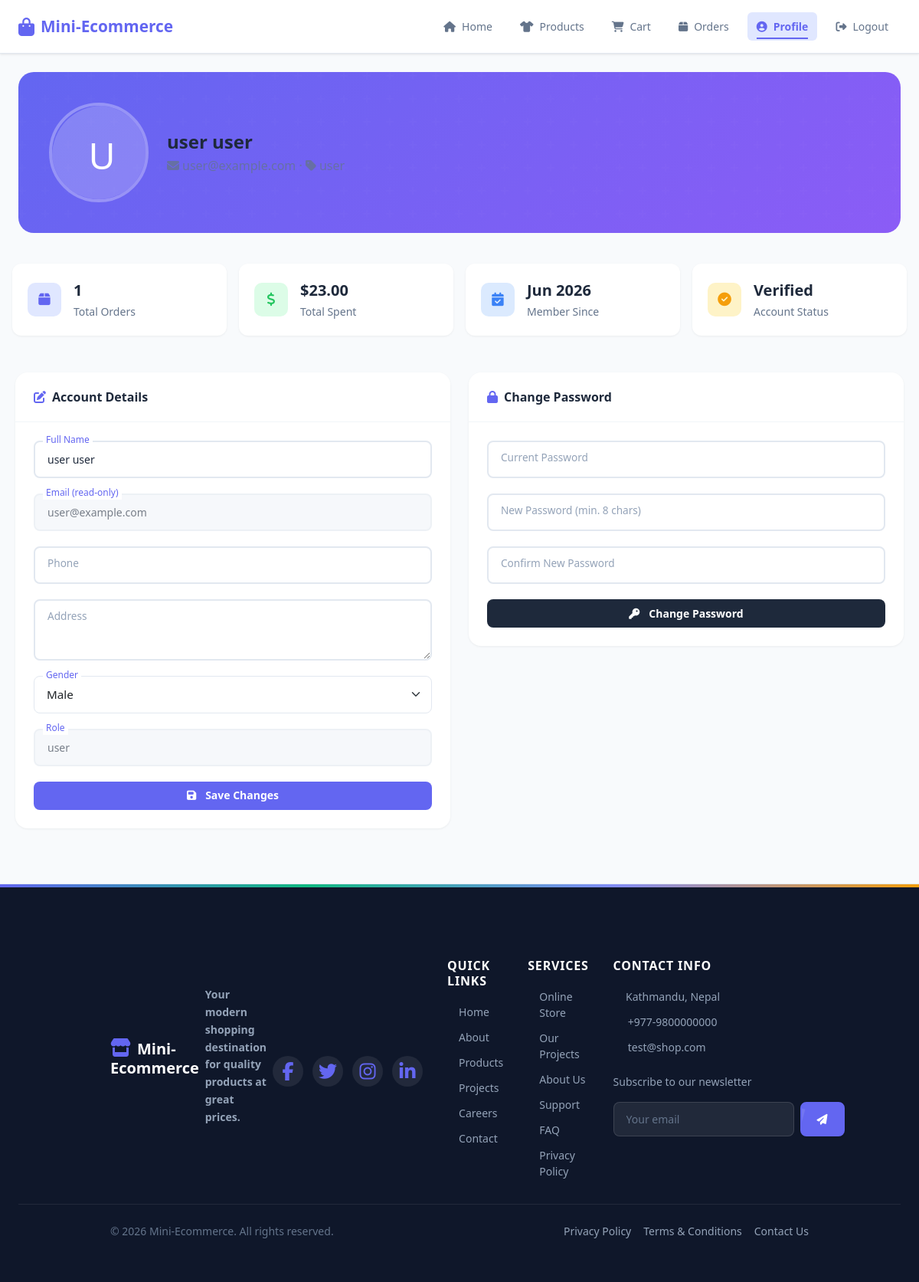
The page /user/profile.php (signed in) on the database its author committed.
### tables this page shows
CREATE TABLE users (
    user_id TEXT NOT NULL PRIMARY KEY,
    name TEXT NOT NULL,
    email TEXT NOT NULL UNIQUE,
    password_hash TEXT NOT NULL,
    gender TEXT NOT NULL DEFAULT 'Other' CHECK(gender IN ('Male','Female','Other')),
    confirm_status INTEGER DEFAULT 0,
    role_id INTEGER DEFAULT 1,
    avatar TEXT DEFAULT NULL,
    phone TEXT DEFAULT NULL,
    address TEXT DEFAULT NULL,
    is_active INTEGER DEFAULT 1,
    created_at TEXT DEFAULT (datetime('now')),
    FOREIGN KEY (role_id) REFERENCES roles(role_id) ON DELETE SET NULL
);

CREATE TABLE roles (
    role_id INTEGER PRIMARY KEY AUTOINCREMENT,
    role_name TEXT NOT NULL UNIQUE,
    created_at TEXT DEFAULT (datetime('now'))
);

### includes/helpers.php (called while the page is built, shortened)
<?php
function getUserRole(?int $roleId): string {
    $pdo = getDB();
    $stmt = $pdo->prepare("SELECT role_name FROM roles WHERE role_id = ?");
    $stmt->execute([$roleId]);
    $row = $stmt->fetch();
    return $row ? $row['role_name'] : 'User';
}
function h(?string $value): string {
    return htmlspecialchars($value ?? '', ENT_QUOTES, 'UTF-8');
}

### user/profile.php (the view, shortened to what this page needs)
<?php
require_once __DIR__ . '/../includes/helpers.php';
$pdo    = getDB();
$userId = $_SESSION['user'];
$stmt = $pdo->prepare('SELECT * FROM users WHERE user_id = ?');
$stmt->execute([$userId]);
$user = $stmt->fetch();
$stmt = $pdo->prepare('SELECT COUNT(*) AS total, COALESCE(SUM(total_amount), 0) AS spent FROM orders WHERE user_id = ?');
$stmt->execute([$userId]);
$stats = $stmt->fetch();
$roleName = getUserRole($user['role_id'] ?? null);
require_once __DIR__ . '/../includes/header.php';
?>
<div class="container-fluid px-4 py-4">
  <div class="profile-header-bg mb-4" data-aos="fade-up">
    <div class="d-flex align-items-center gap-4 position-relative">
      <form method="POST" enctype="multipart/form-data" id="avatarForm">
        <div class="avatar-preview-wrap">
          <?php if ($user['avatar']): ?>
            <img src="<?= imgUrl($user['avatar']) ?>" alt="Avatar" id="avatarPreview">
          <?php else: ?>
            <div class="avatar-placeholder-lg" id="avatarPlaceholder"><?= strtoupper(substr($user['name'] ?? 'U', 0, 1)) ?></div>
          <?php endif; ?>
        </div>
      </form>
      <div class="text-white">
        <h3 class="fw-bold mb-1"><?= h($user['name']) ?></h3>
        <p class="mb-0 opacity-75"><i class="fas fa-envelope me-1"></i><?= h($user['email']) ?> &middot; <i class="fas fa-tag me-1"></i><?= h($roleName) ?></p>
      </div>
    </div>
  </div>
  <div class="row g-3 mb-4">
    <div class="col-md-3" data-aos="fade-up" data-aos-delay="0">
      <div class="profile-stat-card">
        <div class="ps-icon" style="background:#e0e7ff;color:#6366f1"><i class="fas fa-box"></i></div>
        <div>
          <div class="fw-bold fs-5" style="color:#1e293b"><?= (int)$stats['total'] ?></div>
          <small class="text-muted">Total Orders</small>
        </div>
      </div>
    </div>
    <div class="col-md-3" data-aos="fade-up" data-aos-delay="100">
      <div class="profile-stat-card">
        <div class="ps-icon" style="background:#dcfce7;color:#22c55e"><i class="fas fa-dollar-sign"></i></div>
        <div>
          <div class="fw-bold fs-5" style="color:#1e293b">$<?= number_format((float)($stats['spent'] ?? 0), 2) ?></div>
          <small class="text-muted">Total Spent</small>
        </div>
      </div>
    </div>
    <div class="col-md-3" data-aos="fade-up" data-aos-delay="200">
      <div class="profile-stat-card">
        <div class="ps-icon" style="background:#dbeafe;color:#3b82f6"><i class="fas fa-calendar-check"></i></div>
        <div>
          <div class="fw-bold fs-5" style="color:#1e293b"><?= date('M Y', strtotime($user['created_at'])) ?></div>
          <small class="text-muted">Member Since</small>
        </div>
      </div>
    </div>
    <div class="col-md-3" data-aos="fade-up" data-aos-delay="300">
      <div class="profile-stat-card">
        <div class="ps-icon" style="background:#fef3c7;color:#f59e0b"><i class="fas fa-<?= $user['confirm_status'] ? 'check-circle' : 'times-circle' ?>"></i></div>
        <div>
          <div class="fw-bold fs-5" style="color:#1e293b"><?= $user['confirm_status'] ? 'Verified' : 'Unverified' ?></div>
          <small class="text-muted">Account Status</small>
        </div>
      </div>
    </div>
  </div>
  <div class="row g-4">
    <div class="col-lg-6" data-aos="fade-up">
      <div class="profile-card">
        <div class="card-head"><i class="fas fa-pen-to-square" style="color:#6366f1"></i> Account Details</div>
        <div class="card-body-custom">
          <form method="POST" action="">
            <div class="form-floating-custom">
              <input type="text" name="name" class="form-control" placeholder="Full Name" required minlength="2" value="<?= htmlspecialchars($user['name']) ?>">
              <label>Full Name</label>
            </div>
            <div class="form-floating-custom">
              <input type="email" class="form-control" placeholder="Email" value="<?= htmlspecialchars($user['email']) ?>" disabled>
              <label>Email (read-only)</label>
            </div>
            <div class="form-floating-custom">
              <input type="text" name="phone" class="form-control" placeholder="Phone" value="<?= htmlspecialchars($user['phone'] ?? '') ?>">
              <label>Phone</label>
            </div>
            <div class="form-floating-custom">
              <textarea name="address" class="form-control" placeholder="Address" rows="2" style="min-height:80px"><?= htmlspecialchars($user['address'] ?? '') ?></textarea>
              <label>Address</label>
            </div>
            <div class="form-floating-custom">
              <select name="gender" class="form-select" required>
                <?php foreach (['Male','Female','Other'] as $g): ?>
                <option value="<?= $g ?>" <?= $user['gender'] === $g ? 'selected' : '' ?>><?= $g ?></option>
                <?php endforeach; ?>
              </select>
              <label>Gender</label>
            </div>
            <div class="form-floating-custom">
              <input type="text" class="form-control" placeholder="Role" value="<?= htmlspecialchars($roleName) ?>" disabled>
              <label>Role</label>
            </div>
            <button type="submit" class="btn w-100" style="background:#6366f1;color:#fff;border-radius:0.5rem;padding:0.6rem 0;font-weight:600">
              <i class="fas fa-floppy-disk me-1"></i> Save Changes
            </button>
          </form>
        </div>
      </div>
    </div>
    <div class="col-lg-6" data-aos="fade-up" data-aos-delay="100">
      <div class="profile-card">
        <div class="card-head"><i class="fas fa-lock" style="color:#6366f1"></i> Change Password</div>
        <div class="card-body-custom">
          <form method="POST" action="">
            <div class="form-floating-custom">
              <input type="password" name="current_password" class="form-control" placeholder="Current Password" required>
              <label>Current Password</label>
            </div>
            <div class="form-floating-custom">
              <input type="password" name="new_password" class="form-control" placeholder="New Password" required minlength="8">
              <label>New Password (min. 8 chars)</label>
            </div>
            <div class="form-floating-custom">
              <input type="password" name="confirm_password" class="form-control" placeholder="Confirm Password" required>
              <label>Confirm New Password</label>
            </div>
            <button type="submit" class="btn w-100" style="background:#1e293b;color:#fff;border-radius:0.5rem;padding:0.6rem 0;font-weight:600">
              <i class="fas fa-key me-1"></i> Change Password
            </button>
          </form>
        </div>
      </div>
    </div>
  </div>
</div>
<?php require_once __DIR__ . '/../includes/footer.php'; ?>

### assets/css/style.css (style rules this page uses)
:root { --primary: #6366f1; --primary-dark: #4f46e5; --primary-light:#e0e7ff; --secondary: #64748b; --success: #22c55e; --success-light:#dcfce7; --warning: #f59e0b; --warning-light:#fef3c7; --danger: #ef4444; --danger-light: #fee2e2; --info: #3b82f6; --info-light: #dbeafe; --bg: #f8fafc; --bg-card: #ffffff; --border: #e2e8f0; --border-hover: #cbd5e1; --text: #1e293b; --texts: #e5e5e5; --text-muted: #64748b; --text-light: #94a3b8; --font: 'Segoe UI', system-ui, -apple-system, sans-serif; --radius: 0.75rem; --radius-sm: 0.5rem; --radius-lg: 1rem; --shadow-sm: 0 1px 2px rgba(0,0,0,.05); --shadow: 0 4px 6px -1px rgba(0,0,0,.1), 0 2px 4px -1px rgba(0,0,0,.06); --shadow-md: 0 10px 15px -3px rgba(0,0,0,.1), 0 4px 6px -2px rgba(0,0,0,.05); --shadow-lg: 0 20px 25px -5px rgba(0,0,0,.1), 0 10px 10px -5px rgba(0,0,0,.04); --nav-h: 70px; --transition: 0.2s ease; }
html { scroll-behavior: smooth; }
body { font-family: var(--font); background: var(--bg); color: var(--text); line-height: 1.6; min-height: 100vh; display: flex; flex-direction: column; }
.mb-0 { margin-bottom: 0; }
.btn { display: inline-flex; align-items: center; gap: .5rem; padding: .65rem 1.25rem; border: none; border-radius: var(--radius-sm); font-size: .9rem; font-weight: 600; font-family: var(--font); cursor: pointer; transition: all var(--transition); text-decoration: none; white-space: nowrap; line-height: 1.2; }

### includes/header.php (style rules this page uses)
:root { --primary: #6366f1; --primary-dark: #4f46e5; --primary-light: #e0e7ff; --secondary: #64748b; --success: #22c55e; --danger: #ef4444; --warning: #f59e0b; --info: #3b82f6; --text: #1e293b; --text-muted: #64748b; --bg: #f8fafc; }
body { font-family: 'Segoe UI', system-ui, -apple-system, sans-serif; background-color: var(--bg); }

### user/profile.php (style rules this page uses)
.profile-header-bg { background: linear-gradient(135deg, #6366f1 0%, #8b5cf6 100%); border-radius: 1.25rem; padding: 2.5rem; position: relative; overflow: hidden; }
.profile-header-bg::before { content: ''; position: absolute; inset: 0; opacity: 0.3; }
.avatar-preview-wrap { width: 130px; height: 130px; border-radius: 50%; border: 4px solid rgba(255,255,255,0.3); overflow: hidden; position: relative; cursor: pointer; }
.avatar-placeholder-lg { width: 130px; height: 130px; border-radius: 50%; background: rgba(255,255,255,0.2); display: flex; align-items: center; justify-content: center; font-size: 3rem; color: #fff; }
.profile-stat-card { background: #fff; border-radius: 0.75rem; padding: 1.25rem; display: flex; align-items: center; gap: 1rem; box-shadow: 0 1px 3px rgba(0,0,0,.06); transition: all 0.3s ease; }
.profile-stat-card .ps-icon { width: 44px; height: 44px; border-radius: 10px; display: flex; align-items: center; justify-content: center; font-size: 1.1rem; flex-shrink: 0; }
.form-floating-custom { position: relative; margin-bottom: 1.25rem; }
.form-floating-custom label { position: absolute; top: 0.75rem; left: 0.875rem; font-size: 0.85rem; color: #94a3b8; transition: all 0.2s ease; pointer-events: none; background: #fff; padding: 0 0.25rem; }
.form-floating-custom .form-control:focus ~ label, .form-floating-custom .form-control:not(:placeholder-shown) ~ label, .form-floating-custom .form-select:focus ~ label, .form-floating-custom .form-select:not([value=""]):valid ~ label { top: -0.6rem; left: 0.75rem; font-size: 0.75rem; color: #6366f1; }
.profile-card { background: #fff; border-radius: 1rem; box-shadow: 0 1px 3px rgba(0,0,0,.06); overflow: hidden; }
.profile-card .card-head { padding: 1.25rem 1.5rem; border-bottom: 1px solid #f1f5f9; font-weight: 700; color: #1e293b; display: flex; align-items: center; gap: 0.5rem; }
.profile-card .card-body-custom { padding: 1.5rem; }

### rows shown on the page
users: name "U", name "user user", created_at "Jun 2026", email "user@example.com", gender "Male", role.role_name "user"

### other values the page prints
APP_NAME "Mini-Ecommerce"
$stats['total'] "1"
$stats['spent'] "23.00"
$siteName "Mini-Ecommerce"
$footerDesc "Your modern shopping destination for quality products at great prices."
$siteAddress "Kathmandu, Nepal"
$sitePhone "+977-9800000000"
$siteEmail "test@shop.com"
